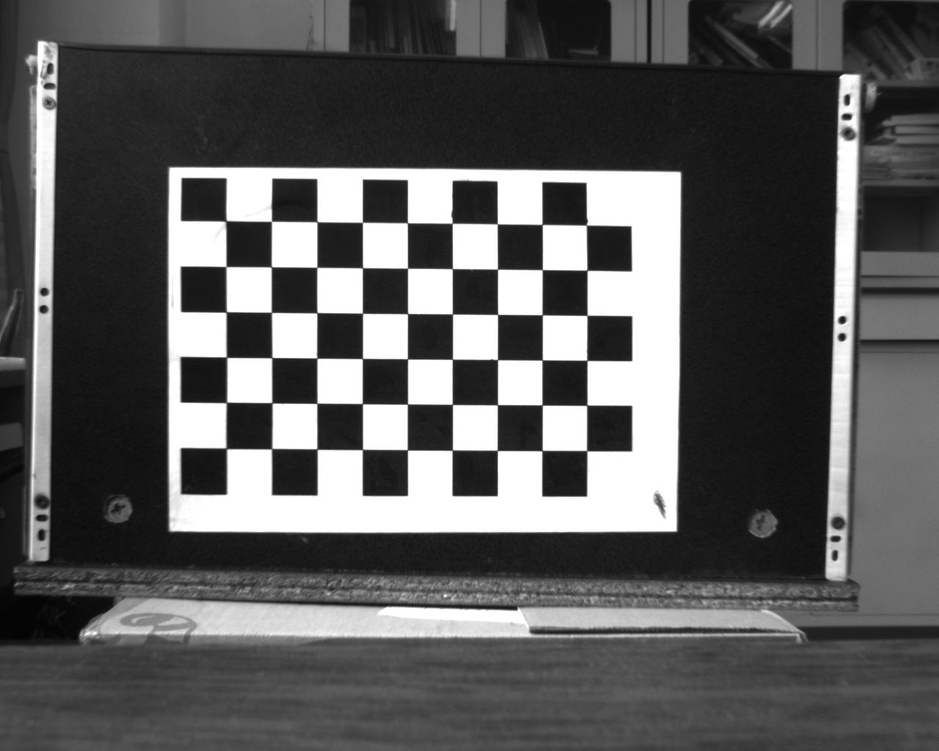
#> input picture snapL_1.jpg, 939 x 751 px, shrunk from 1280 x 1024 before the run; its folder holds only this picture in this run
$ python testPythonCali2.py
#> lines starting #> are read from the running program, lines starting #| are printed output that depends on the picture; after the words box and inside, x2 and y2 are one past the last pixel; in counts of white or black regions, pixels touching at a corner belong together; long printed decimals are rounded
import numpy as np
import cv2
import glob
import yaml
import pathlib


# termination criteria

criteria = (cv2.TERM_CRITERIA_EPS + cv2.TERM_CRITERIA_MAX_ITER, 30, 0.001)

# prepare object points, like (0,0,0), (1,0,0), (2,0,0) ....,(6,5,0)

objp = np.zeros((9*6,3), np.float32)

objp[:,:2] = np.mgrid[0:9,0:6].T.reshape(-1,2)

# Arrays to store object points and image points from all the images.

objpoints = [] # 3d point in real world space

imgpoints = [] # 2d points in image plane.


images = glob.glob('*.jpg')


path = 'results'

pathlib.Path(path).mkdir(parents=True, exist_ok=True)


found = 0
print(images)
for fname in images:  # Here, 10 can be changed to whatever number you like to choose

    img = cv2.imread(fname) # Capture frame-by-frame
#> img is the input picture: shape (751, 939, 3); min 2, max 255, mean 91.2

    #print(images[im_i])

    gray = cv2.cvtColor(img, cv2.COLOR_BGR2GRAY)

    # Find the chess board corners

    ret, corners = cv2.findChessboardCorners(gray, (9,6), None)
#> ret = True; corners = 54 rows, first 8: [225.9, 220.9], [271.5, 221.4], [317.1, 221.9], [362.4, 222.4], [407.4, 222.7], [452.2, 223.3], [497.3, 223.8], [542, 224.5]

    # If found, add object points, image points (after refining them)

    if ret == True:

        objpoints.append(objp)   # Certainly, every loop objp is the same, in 3D.

        corners2 = cv2.cornerSubPix(gray,corners,(11,11),(-1,-1),criteria)
#> corners2 = 54 rows, first 8: [225.7, 220.9], [271.5, 221.3], [317, 221.8], [362.4, 222.3], [407.3, 222.8], [452.2, 223.2], [497.3, 223.8], [542.1, 224.5]

        imgpoints.append(corners2)

        # Draw and display the corners

        img = cv2.drawChessboardCorners(img, (9,6), corners2, ret)
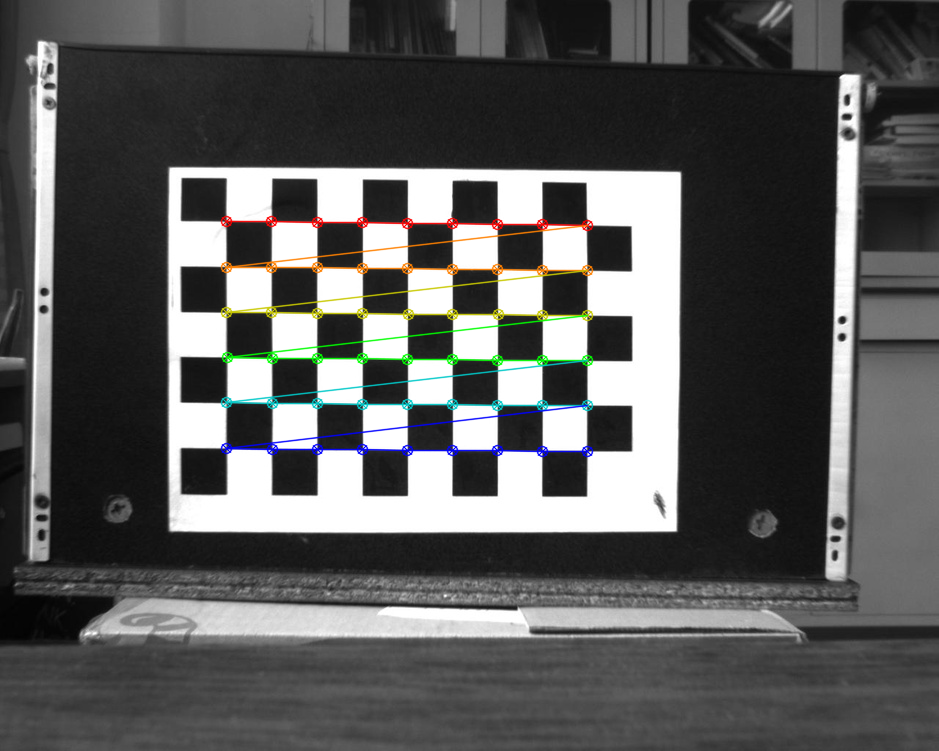
#> img: shape (751, 939, 3); 2.28% of pixels changed, all inside (x1, y1, x2, y2) = (220, 215, 594, 458)

        found += 1

        cv2.imshow('img', img)

        cv2.waitKey(500)

        # if you want to save images with detected corners

        # uncomment following 2 lines and lines 5, 18 and 19

        image_name = path + '/calibresult' + str(found) + '.png'

        cv2.imwrite(image_name, img)


print("Number of images used for calibration: ", found)


# When everything done, release the capture

# cap.release()

cv2.destroyAllWindows()


# objpoints1 = objpoints.reshape(-1,1,3)
# calibration
ret, mtx, dist, rvecs, tvecs = cv2.calibrateCamera(objpoints, imgpoints, gray.shape[::-1], None, None)
#> ret = 0.199; mtx = [[10975.8, 0, 712.2], [0, 11250.9, 510.1], [0, 0, 1]]; dist = [[-9.04, 886, -0.0588, -0.252, -0.163]]; rvecs = ([0.0902, -0.0481, 0.00511],); tvecs = ([-10.78, -6.31, 248.8],)

# transform the matrix and distortion coefficients to writable lists

data = {'camera_matrix': np.asarray(mtx).tolist(),

        'dist_coeff': np.asarray(dist).tolist()}
#> data = {'camera_matrix': [[10975.8, 0, 712.2], [0, 11250.9, 510.1], [0, 0, 1]], 'dist_coeff': [[-9.04, 886, -0.0588, -0.252, -0.163]]}

print(data)
#| {'camera_matrix': [[10975.763, 0.0, 712.210], [0.0, 11250.856, 510.054], [0.0, 0.0, 1.0]], 'dist_coeff': [[-9.038, 886.034, -0.05875, -0.2523, -0.1625]]}

# and save it to a file

with open("calibration_matrix.yaml", "w") as f:

    yaml.dump(data, f)


# done

$ run again, on snapL_2.jpg
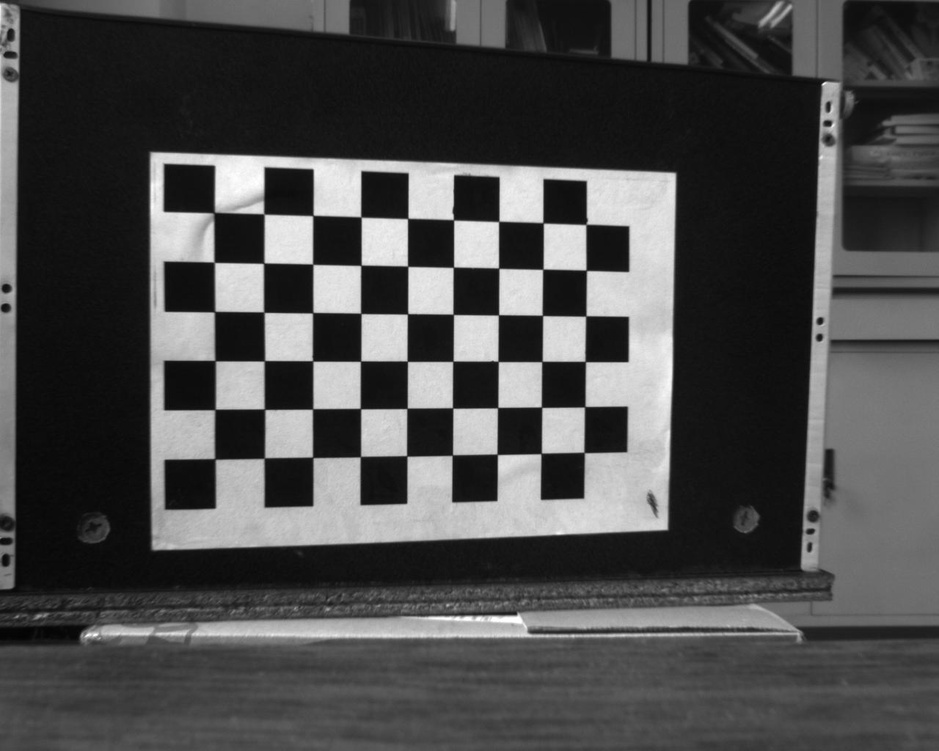
#> input picture snapL_2.jpg, 939 x 751 px, shrunk from 1280 x 1024 before the run
#> img is the input picture: shape (751, 939, 3); min 2, max 255, mean 75.9
#> `ret, corners = cv2.findChessboardCorners(gray, (9,6), None)`: ret = True; corners = 54 rows, first 8: [214.1, 212.5], [264, 214.1], [313, 215.4], [360.9, 217], [407.6, 218.5], [453.5, 219.9], [498.6, 221.5], [543.1, 222.9]
#> corners2 = 54 rows, first 8: [214.1, 212.6], [263.9, 213.9], [312.8, 215.5], [360.9, 217], [407.7, 218.5], [453.6, 219.7], [498.8, 221.4], [543.1, 222.8]
#> `img = cv2.drawChessboardCorners(img, (9,6), corners2, ret)`:
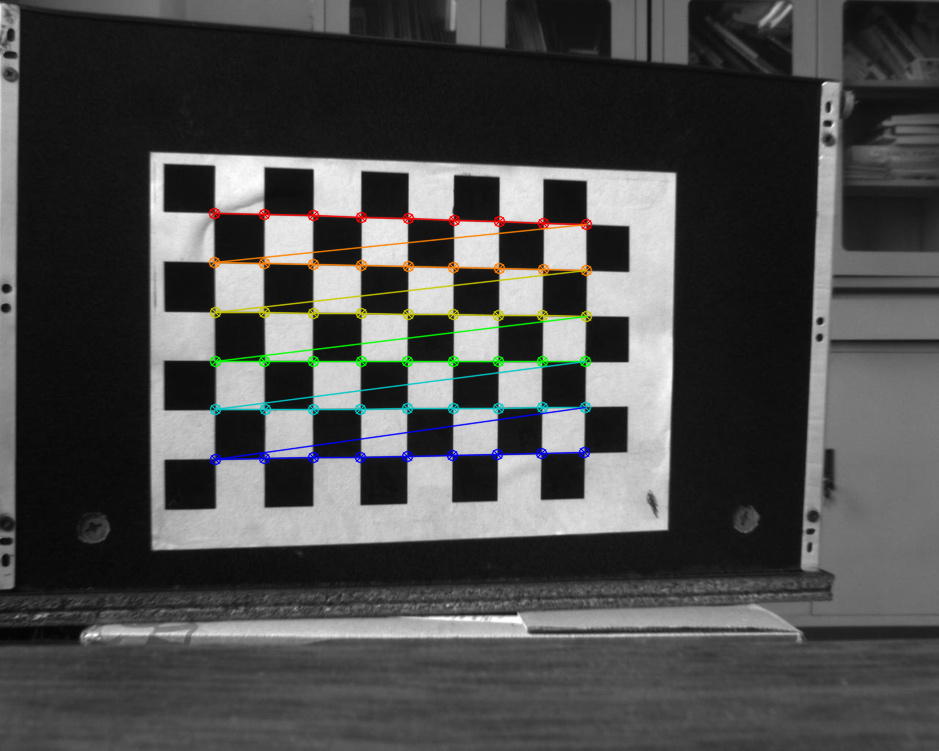
#> img: shape (751, 939, 3); 2.33% of pixels changed, all inside (x1, y1, x2, y2) = (208, 207, 593, 466)
#> `ret, mtx, dist, rvecs, tvecs = cv2.calibrateCamera(objpoints, imgpoint..`: ret = 0.223; mtx = [[537.1, 0, 430.6], [0, 549.8, 357.3], [0, 0, 1]]; dist = [[0.0477, -0.525, 5.46e-05, -0.00534, 1.39]]; rvecs = ([0.0199, -0.1, 0.00401],); tvecs = ([-4.47, -2.93, 11.17],)
#> data = {'camera_matrix': [[537.1, 0, 430.6], [0, 549.8, 357.3], [0, 0, 1]], 'dist_coeff': [[0.0477, -0.525, 5.46e-05, -0.00534, 1.39]]}
#| {'camera_matrix': [[537.056, 0.0, 430.614], [0.0, 549.770, 357.342], [0.0, 0.0, 1.0]], 'dist_coeff': [[0.04765, -0.5249, 5.463907441179074e-05, -0.005343, 1.392]]}

$ run again, on snapL_3.jpg
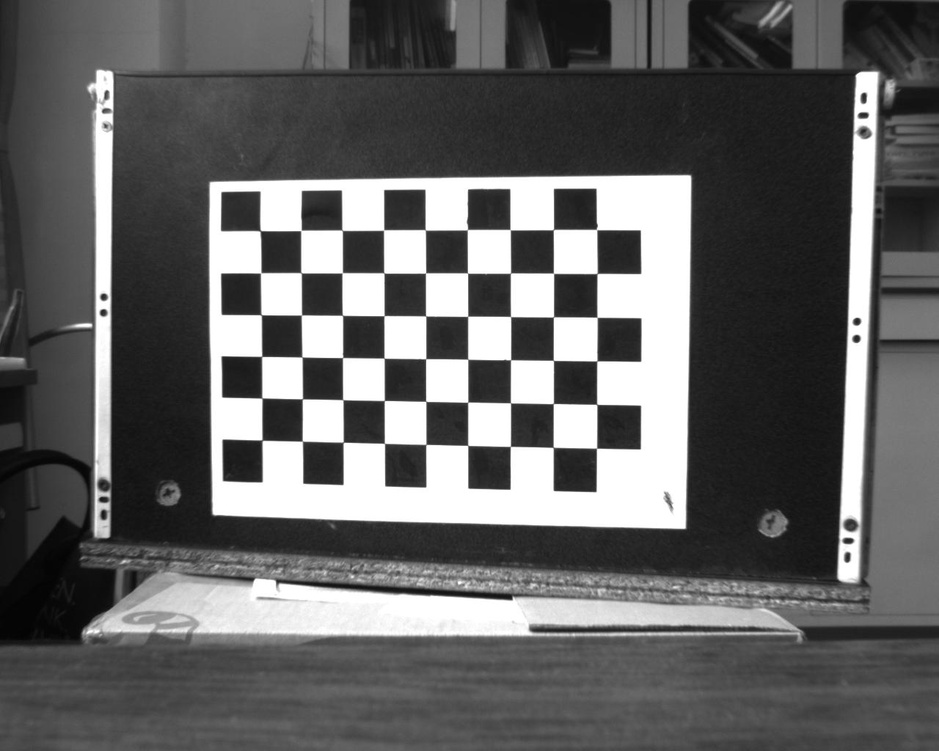
#> input picture snapL_3.jpg, 939 x 751 px, shrunk from 1280 x 1024 before the run
#> img is the input picture: shape (751, 939, 3); min 3, max 255, mean 99.4
#> `ret, corners = cv2.findChessboardCorners(gray, (9,6), None)`: ret = True; corners = 54 rows, first 8: [260.3, 230.8], [300.9, 230.5], [342.2, 230.3], [383.6, 230], [425.3, 229.8], [467.4, 229.6], [510.2, 229.7], [553.4, 229.5]
#> corners2 = 54 rows, first 8: [260.1, 230.7], [301.1, 230.4], [342.1, 230.3], [383.6, 230], [425.3, 229.9], [467.3, 229.6], [510.2, 229.7], [553.4, 229.6]
#> `img = cv2.drawChessboardCorners(img, (9,6), corners2, ret)`:
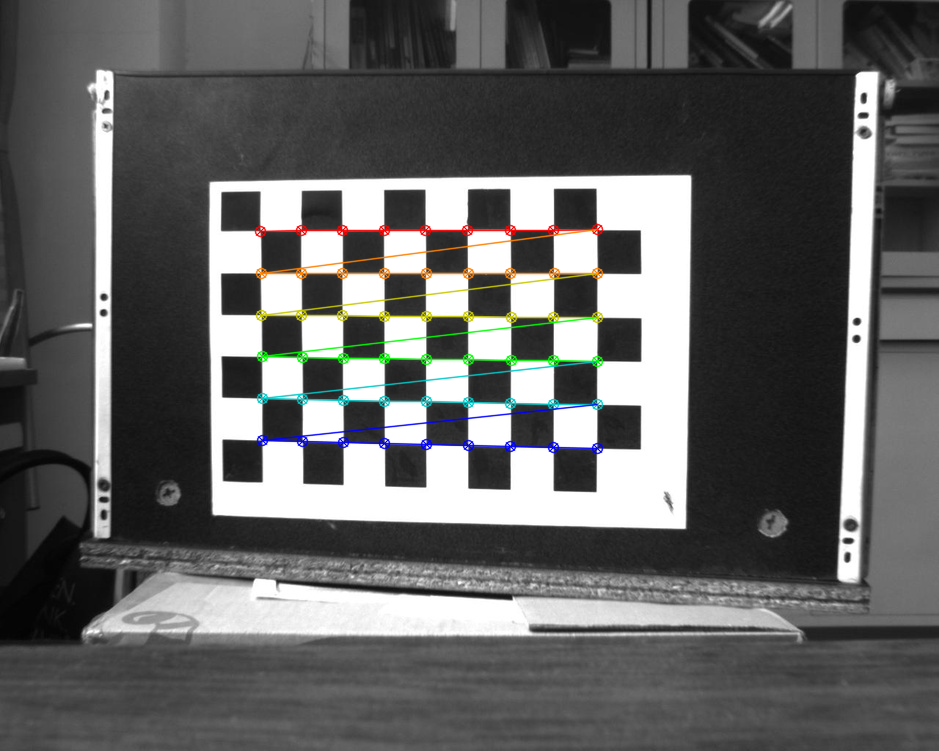
#> img: shape (751, 939, 3); 2.16% of pixels changed, all inside (x1, y1, x2, y2) = (254, 223, 604, 455)
#> `ret, mtx, dist, rvecs, tvecs = cv2.calibrateCamera(objpoints, imgpoint..`: ret = 0.192; mtx = [[1673.7, 0, 445], [0, 1655.4, 339.2], [0, 0, 1]]; dist = [[1.22, -165.4, 0.00294, -0.0165, 6253.4]]; rvecs = ([0.052, 0.248, 0.00411],); tvecs = ([-4.33, -2.58, 39.55],)
#> data = {'camera_matrix': [[1673.7, 0, 445], [0, 1655.4, 339.2], [0, 0, 1]], 'dist_coeff': [[1.22, -165.4, 0.00294, -0.0165, 6253.4]]}
#| {'camera_matrix': [[1673.683, 0.0, 444.997], [0.0, 1655.436, 339.195], [0.0, 0.0, 1.0]], 'dist_coeff': [[1.217, -165.364, 0.002936, -0.01645, 6253.415]]}

$ run again, on snapL_4.jpg
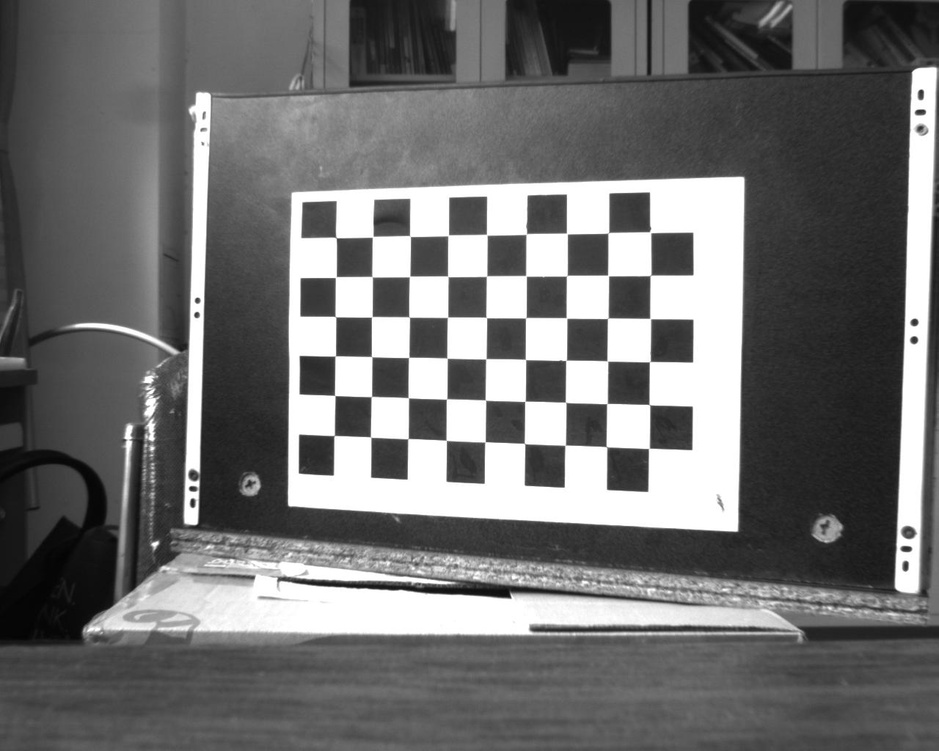
#> input picture snapL_4.jpg, 939 x 751 px, shrunk from 1280 x 1024 before the run
#> img is the input picture: shape (751, 939, 3); min 3, max 255, mean 111.7
#> `ret, corners = cv2.findChessboardCorners(gray, (9,6), None)`: ret = True; corners = 54 rows, first 8: [336.2, 237.7], [372.8, 236.6], [409.8, 235.9], [448.5, 235], [486.7, 234.7], [526.1, 234.3], [566.8, 233.4], [608.2, 232.9]
#> corners2 = 54 rows, first 8: [335.9, 237.5], [372.7, 236.7], [410, 236], [448.2, 235.4], [486.8, 234.7], [526.2, 233.9], [566.9, 233.5], [608.3, 232.8]
#> `img = cv2.drawChessboardCorners(img, (9,6), corners2, ret)`:
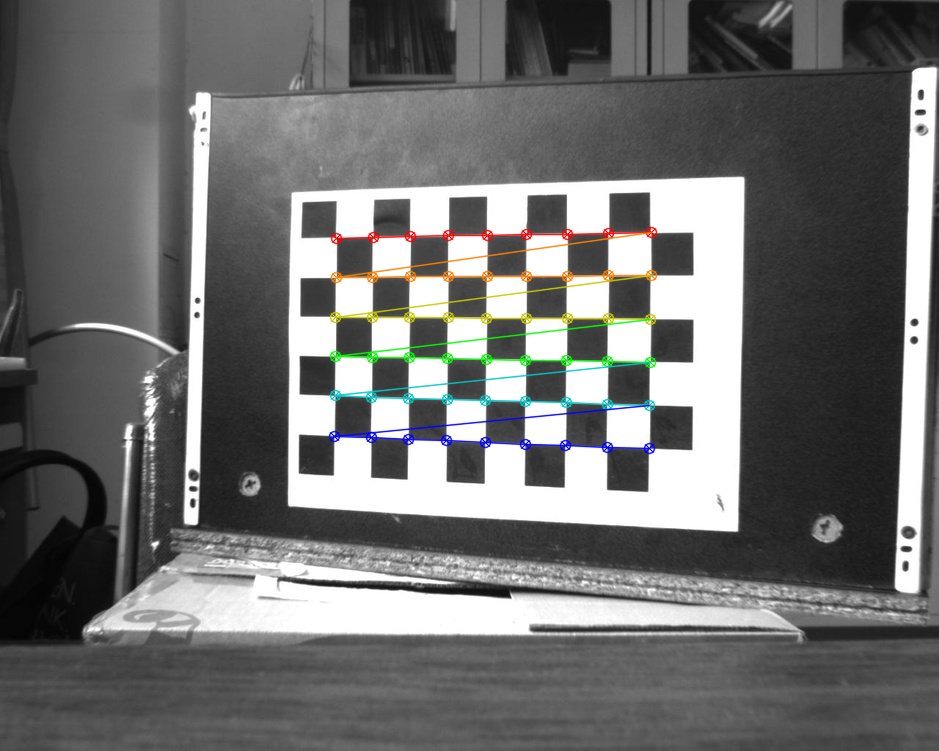
#> img: shape (751, 939, 3); 2.06% of pixels changed, all inside (x1, y1, x2, y2) = (328, 226, 658, 455)
#> `ret, mtx, dist, rvecs, tvecs = cv2.calibrateCamera(objpoints, imgpoint..`: ret = 0.394; mtx = [[1899, 0, 467.2], [0, 1905.3, 339.4], [0, 0, 1]]; dist = [[0.404, -39.1, 0.0103, 0.0649, 492.3]]; rvecs = ([0.00828, 0.329, 0.0104],); tvecs = ([-3.32, -2.58, 47.4],)
#> data = {'camera_matrix': [[1899, 0, 467.2], [0, 1905.3, 339.4], [0, 0, 1]], 'dist_coeff': [[0.404, -39.1, 0.0103, 0.0649, 492.3]]}
#| {'camera_matrix': [[1899.030, 0.0, 467.237], [0.0, 1905.336, 339.422], [0.0, 0.0, 1.0]], 'dist_coeff': [[0.4038, -39.100, 0.01032, 0.06487, 492.256]]}

$ run again, on snapL_10.jpg
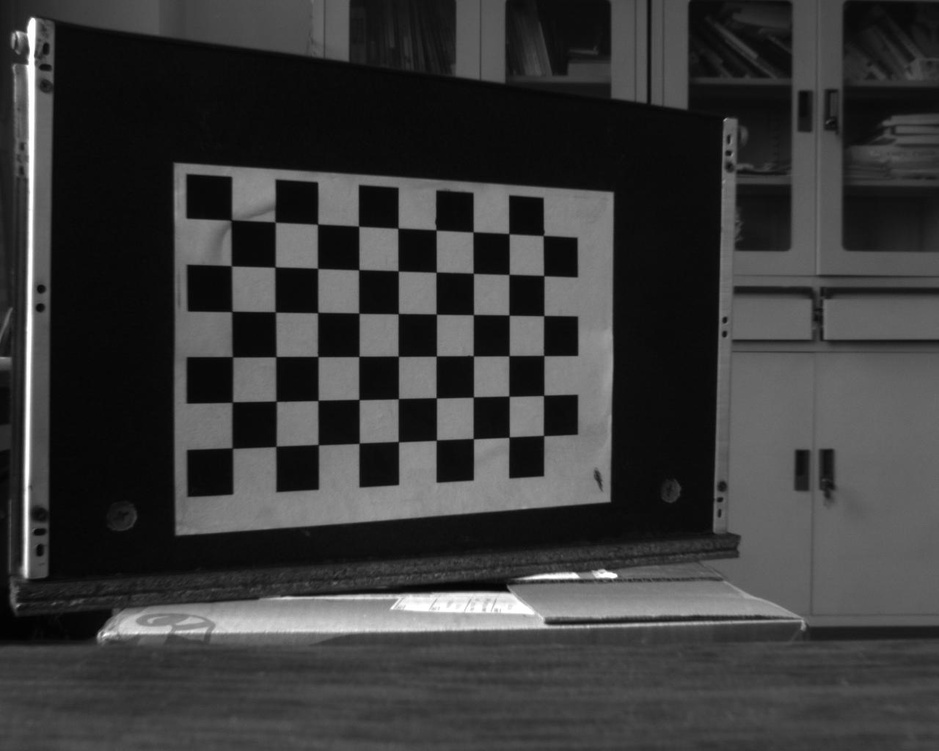
#> input picture snapL_10.jpg, 939 x 751 px, shrunk from 1280 x 1024 before the run
#> img is the input picture: shape (751, 939, 3); min 2, max 255, mean 58.1
#> `ret, corners = cv2.findChessboardCorners(gray, (9,6), None)`: ret = True; corners = 54 rows, first 8: [231.3, 220], [275.2, 222.2], [317.6, 224.2], [358.6, 226.2], [397.9, 228.3], [436, 229.9], [473.1, 231.8], [508.9, 233.6]
#> corners2 = 54 rows, first 8: [231.3, 220], [275.1, 221.9], [317.5, 224.1], [358.6, 226.2], [397.9, 228.1], [435.9, 229.8], [473.1, 231.9], [508.9, 233.6]
#> `img = cv2.drawChessboardCorners(img, (9,6), corners2, ret)`:
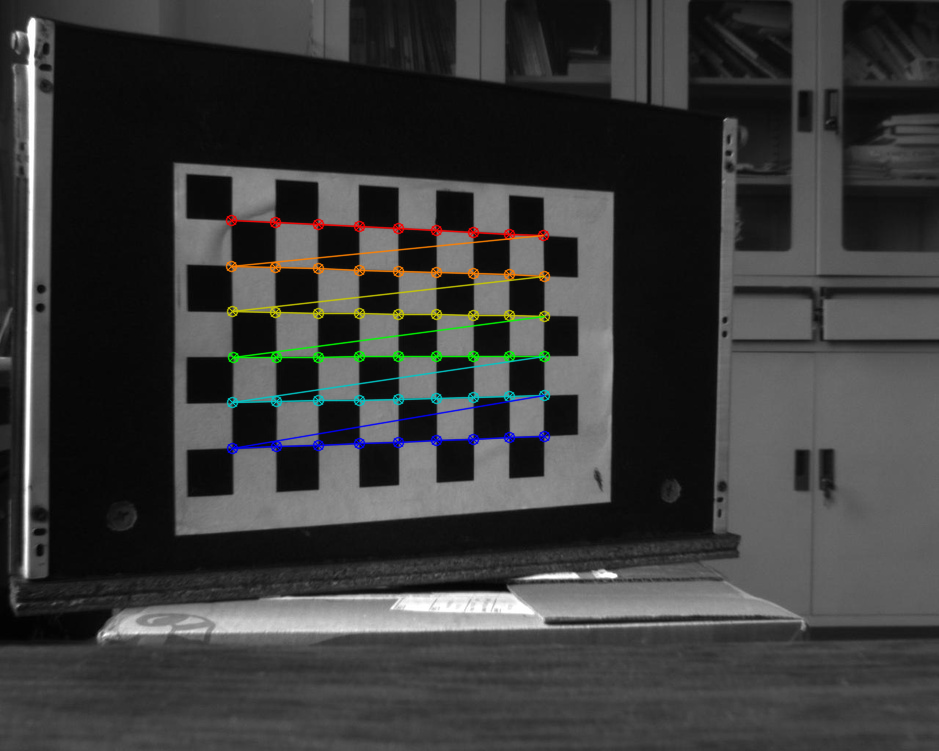
#> img: shape (751, 939, 3); 2.05% of pixels changed, all inside (x1, y1, x2, y2) = (225, 214, 551, 455)
#> `ret, mtx, dist, rvecs, tvecs = cv2.calibrateCamera(objpoints, imgpoint..`: ret = 0.204; mtx = [[1874.6, 0, 510.3], [0, 1703.5, 400.7], [0, 0, 1]]; dist = [[-0.307, 14.22, 0.00231, -0.0242, -245.7]]; rvecs = ([0.0338, -0.667, -0.0104],); tvecs = ([-5.52, -3.96, 37.42],)
#> data = {'camera_matrix': [[1874.6, 0, 510.3], [0, 1703.5, 400.7], [0, 0, 1]], 'dist_coeff': [[-0.307, 14.22, 0.00231, -0.0242, -245.7]]}
#| {'camera_matrix': [[1874.644, 0.0, 510.262], [0.0, 1703.459, 400.673], [0.0, 0.0, 1.0]], 'dist_coeff': [[-0.3073, 14.222, 0.002314, -0.02416, -245.728]]}
